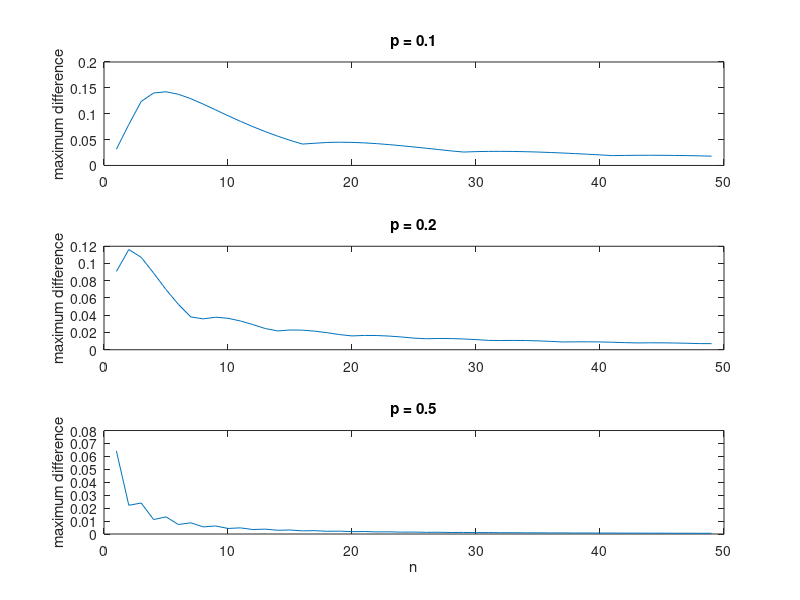

Source code (MATLAB):
% Problem 1
n = 457
n_red = 248
p_hat = n_red / n
P = 0.5
delta = 0

% calculate S
sigma = sqrt(((P*(1-P))/n))

% calculate Z stat
Z = (p_hat - P) / sigma

% one-sided p value
p_one_sided = 1-normcdf(Z)

% two-sided p value
p_two_sided = 2*(1-normcdf(Z))

% create plot 1
x = linspace(0.4, 0.6, 100)
mu = 0.5;
sigma = 0.0234;
y = normpdf(x,mu,sigma)
plot(x, y)
hold on
% vertical line
line([p_hat, p_hat], [0, 18])

% new p-hat
Z_2 = (0.57 - P) / sigma

% create plot 2
x = linspace(0.4, 0.6, 100)
mu = 0.5;
sigma = 0.0234;
y = normpdf(x,mu,sigma) 
plot(x, y)
hold on
% vertical line
line([p_hat, p_hat], [0, 18])
hold on
line([P-(p_hat-P), P-(p_hat-P)], [0, 18])


% one-sided p value
p_one_sided_2 = 1-normcdf(Z_2)

% two-sided p value
p_two_sided_2 = 2*(1-normcdf(Z_2))

% new sample size
n = 272
n_red = 150
p_hat = n_red / n
P = 0.5
delta = 0

% calculate S
sigma = sqrt(((P*(1-P))/n))

% calculate Z stat
Z = (p_hat - P) / sigma

% one-sided p value
p_one_sided = 1-normcdf(Z)

% two-sided p value
p_two_sided = 2*(1-normcdf(Z))


% problem 2
std_error_1 = 1 / sqrt(25)
z_1 = (3.25-3.5) / std_error_1
p_1 = 1- normcdf(z_1)

std_error_2 = 1 / sqrt(100)
z_2 = (3.25-3.5) / std_error_2
p_2 = 1- normcdf(z_2)


% problem 3
xbar = 5.25
mu = 6
n = 6
sigma = 1.25
std_err = sigma / sqrt(n)
T = (xbar - mu) / std_err
df = n-1
tinv(0.05, n-1)

p = tcdf(T, df)


%problem 4
x1 = [24 25 28 28 28 29 29 31 31 35 35 35]'
x2 =  [21 22 24 27 27 28 29 32 32]'

xbar1 = mean(x1)
xbar2 = mean(x2)

[h,p,ci,stats] = ttest2(x1, x2, 'vartype', 'equal', 'Tail', 'right')

%problem 5
n1 = 55
n2 = 149
phat = (24+54)/(55+149)
phat1 = 24/55
phat2 = 54/149
Z_num = (phat1-phat2)
Z_denom = sqrt(phat*(1-phat)*((1/n1) + (1/n2)))
Z = Z_num / Z_denom

Z_crit = norminv(0.95)

p = 1-normcdf(Z)

%problem 6

ps = [0.1 0.2 0.5]
ns=2:1:50
i = 1
for p = ps
    l=[]
    for n = ns
        x=0:1:n
        binos = binopdf(x, n, p)
        norms = normpdf(x, n*p,sqrt(n*p*(1-p)))
        maxval = max(abs(binos-norms))
        l = [l maxval]
    end
    subplot(3, 1, i)
    plot(l)
    title(['p = ' num2str(p)])
    ylabel('maximum difference')
    if i == 3
        xlabel('n')
    end
    i = i+1
end

